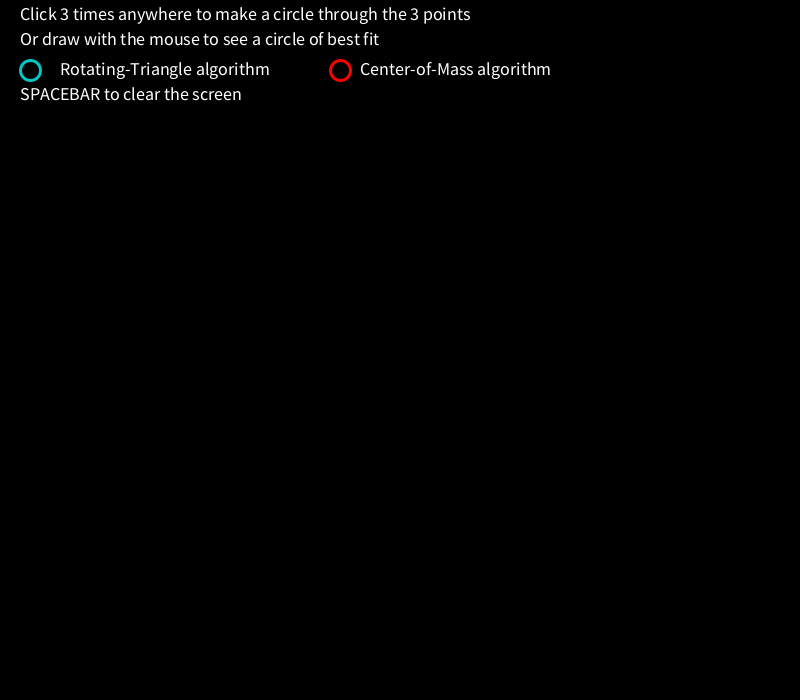
Frame 1 (no input)
Frame 60 (the mouse pressed at the canvas centre just before this capture): identical to frame 1, image omitted
Frame 120 (the mouse held since frame 60 and released just before this capture): identical to frame 1, image omitted

The Processing sketch that drew this single still picture (run headless with seeded random() and noise(); from frame 60 on, the mouse is pressed at the canvas centre):

// Processing sketch: Circle_Of_Best_Fit
// ── Circle_Of_Best_Fit.pde
/*
  THIS PROGRAM FITS A PERFECT CIRCLE TO A ROUGH, HAND-DRAWN CIRCLE MADE BY THE USER.
 THE USER CAN EITHER DRAG TO DRAW POINTS THAT THE CIRCLE SHOULD BE FITTED TO,
 OR CLICK 3 ISOLATED POINTS THAT THE FITTED CIRCLE WILL GO THROUGH.
 
 THE PROGRAM PROVIDES TWO ALGORITHMS FOR FITTING A CIRCLE:
 (1) THE ROTATED-TRIANGLE ALGORITHM
 (2) THE CENTER-OF-MASS ALGORITHM
 
 SEE THE Algorithms TAB FOR DETAILS
 */

//Try changing these
boolean showCircleFromAlgo1 = true;  //ROTATING-TRIANGLE ALGORITHM
boolean showCircleFromAlgo2 = true;  //CENTER-OF-MASS ALGORITHM
boolean showAveragedCircles = false;

//Other global variables
color RTcolor = color(0, 200, 200);
color CMcolor = color(255, 0, 0);
ArrayList<PVector> points = new ArrayList();  //THE USER'S DRAWN POINTS
int clickCount = 0;
PVector a, b, c;  //3 POINTS THE USER CLICKS TO DRAW A CIRCLE THROUGH


void setup() {
  noFill();
  size(800, 700);
  background(0);
  rectMode(CENTER);
  printInstructions();
}


void draw() {  //NOT NEEDED, AS NOTHING GETS DRAWN UNTIL THE USER DOES THINGS WITH THE MOUSE
}


void printInstructions() {
  textAlign(LEFT); fill(255); strokeWeight(1); textSize(18);
  text("Click 3 times anywhere to make a circle through the 3 points", 20, 20);
  text("Or draw with the mouse to see a circle of best fit", 20, 45);
  text("SPACEBAR to clear the screen", 20, 100);

  noFill(); strokeWeight(3); stroke(RTcolor);
  circle( 30, 70, 20);
  text( "Rotating-Triangle algorithm", 60, 75);

  strokeWeight(3); stroke(CMcolor);
  circle( 340, 70, 20);
  text("Center-of-Mass algorithm", 360, 75);
}

// ── Algorithms.pde
/* 
DETERMINES THE CENTER & RADIUS OF A CIRCLE THAT GOES THRU POINTS A, B, C
BY FINDING THE P.O.I. OF THE PERPEDICULAR BISECTORS OF SEGMENTS AB AND BC.
RETURNS AN ARRAY CONTAINING {xCenter, yCenter, radius}
*/
float[] findCircleThruThreePoints( PVector A, PVector B, PVector C ) {
    //SLOPES OF LINE SEGMENTS AB AND BC
    float s1 = (B.y-A.y)/(B.x-A.x);
    float s2 = (C.y-B.y)/(C.x-B.x);
    
    //IF EITHER SLOPE IS ZERO, THEN USE SEGMENT AC INSTEAD
    if( s1 == 0 ) 
      s1 = (C.y-A.y)/(C.x-A.x);  
      
    if( s2 == 0 )
      s2 = (C.y-A.y)/(C.x-A.x);
    
    //SLOPES OF THE PERPENDICULAR BISECTORS OF AB AND BC
    float p1 = -1/s1;
    float p2 = -1/s2;
    
    //MIDPOINTS OF AB AND BC
    PVector midAB = midpoint(A, B);
    PVector midBC = midpoint(B, C);
    
    float x1 = midAB.x;
    float y1 = midAB.y;
    float x2 = midBC.x;
    float y2 = midBC.y;
   
    //DETERMINING THE CENTER OF THE CIRCLE BY COMPUTING THE POINT-OF-INTERSECTION OF THE TWO PERPENDICULAR BISECTORS
    float xCenter = (y2 - y1 + p1*x1 - p2*x2) / (p1 - p2);  //Solution to the 2x2 system y - y1 = p1(x-x1) and y - y2 = p2(x-x2) for (x, y)
    float yCenter = p1*(xCenter - x1) + y1;                 //Subbing the above x-value into the first equation y = y1 + p1(x-x1)
    
    //CALCULATING THE RADIUS OF THE CIRCLE AS THE DIST BETWEEN THE CENTER AND POINT A. (COULD USE B OR C AS WELL.)
    float radius = dist( xCenter, yCenter, A.x, A.y);
    
    float[] circleData = {xCenter, yCenter, radius};
    return circleData;
 }
 
 
 /*
 ROTATING TRIANGLE ALGORITHM
 -----------------------------
 ESTIMATES A CIRCLE FROM USER-DRAWN POINTS BY REPEATEDLY SELECTING 3 POINTS AT A TIME FROM THE USER'S POINTS,
 THEN DETERMINING THE CIRCLE THAT GOES THROUGH THOSE 3 POINTS. 
 THEN IT AVERAGES THE CENTERS AND RADII OF THOSE CIRCLES.
 IT SELECTS TRIPLETS OF POINTS BY ROTATING THROUGH THE ARRAY OF POINTS AND PICKING 3 THAT ARE EQUALLY SPACED IN THE ARRAY.
 EXAMPLE FOR AN ARRAY OF 12 POINTS, P[0]...P[11] 
 TRIPLET 1: {P[0], P[4], P[8]}
 TRIPLET 2: {P[1], P[5], P[9]}
 TRIPLET 3: {P[2], P[6], P[10]}
 TRIPLET 4: {P[3], P[7], P[11]}
 */
void rotatingTriangleAlgorithm() {  
  int oneThirdOfN = points.size() / 3;
  float totalX=0, totalY=0, totalRadius=0;
  
  //For every triplet of points that are equally spaced from one another in the array...
  for(int i = 0; i < oneThirdOfN; i++) {  //i = index of 1st point in the triplet
    int j = i + oneThirdOfN;              //j = index of 2nd point
    int k = i + 2 * oneThirdOfN;          //k = index of 3rd point
    
    Circle circThru3Points = new Circle( points.get(i), points.get(j), points.get(k), color(220, 220, 220, 200) );
    
    if( showAveragedCircles ) circThru3Points.drawMe(1); //usually turned off
    
    totalX += circThru3Points.xCenter;
    totalY += circThru3Points.yCenter;
    totalRadius += circThru3Points.radius;
  }
  
  //Finding the average center and radius among the circles found in the for-loop above
  float avgX = totalX / oneThirdOfN;
  float avgY = totalY / oneThirdOfN;
  float avgRadius = totalRadius / oneThirdOfN;
  
  Circle fittedCircle = new Circle( avgX, avgY, avgRadius, RTcolor );
  
  fittedCircle.drawMe(5);
}


/* 
CENTER-OF-MASS ALGORITHM
SIMPLY TAKES THE AVERAGE X- AND Y-VALUES OF ALL USER-DRAWN POINTS AND CALLS THAT THE "CENTER" OF THE CIRCLE.
THEN IT AVERAGES THE DISTANCES FROM THAT ESTIMATED CENTER TO ALL THE USER'S POINTS AND CALLS THAT THE "RADIUS"
*/
void centerOfMassAlgorithm() { 
  float totalX=0, totalY=0, totalRadius=0;
  int n = points.size();
  
  for(PVector p : points) { 
    totalX += p.x;
    totalY += p.y;
  }
  
  PVector centerOfMass = new PVector( totalX/n, totalY/n) ;
  
  for(PVector p : points)  
    totalRadius += centerOfMass.dist( p );
    
  float avgRadius = totalRadius / n;
    
  Circle fittedCircle = new Circle( centerOfMass.x, centerOfMass.y, avgRadius, CMcolor );
  fittedCircle.drawMe(5);
}


PVector midpoint(PVector a, PVector b) {
  return new PVector((a.x+b.x)/2, (a.y+b.y)/2);
}

// ── Circle_class.pde
class Circle {
  //FIELDS
  float xCenter, yCenter, radius, diameter;
  color col;
  
  //CONSTRUCTOR 1 - TAKES 3 POINTS THAT THE CIRCLE SHOULD GO THROUGH
  Circle( PVector A, PVector B, PVector C, color col ) {
    this.col = col;
    
    float[] circleData = findCircleThruThreePoints(A, B, C);
    
    this.xCenter = circleData[0];
    this.yCenter = circleData[1];
    this.radius = circleData[2];
    this.diameter = 2 * circleData[2];
  }
  
  //CONSTRUCTOR 2 - TAKES A FIXED CENTER & RADIUS
  Circle( float xC, float yC, float r, color col){
    this.xCenter = xC;
    this.yCenter = yC;
    this.radius = r;
    this.diameter = 2*r;
    this.col = col;
  }
  
  
  //METHODS
  void drawMe(int strokeThickness ) {
    noFill();
    strokeWeight( strokeThickness ); 
    stroke(this.col);
    circle(this.xCenter, this.yCenter, this.diameter);
  }  
}

// ── Mouse_and_keyboard.pde
void mouseDragged() {
  clickCount = 0;
  fill(255); noStroke();
  points.add( new PVector(mouseX, mouseY) );
  square(mouseX, mouseY, 6);
}


void mouseReleased() {
  if( showCircleFromAlgo1 )
    rotatingTriangleAlgorithm();
    
  if( showCircleFromAlgo2 )
    centerOfMassAlgorithm();
  
  points.clear();
}


void mouseClicked() {
  redraw(); 
  fill(255); noStroke();
  square( mouseX, mouseY, 10);
  
  PVector clickedPoint = new PVector(mouseX, mouseY);
  
  //USER CLICKS THE 1ST POINT OF THE CIRCLE
  if( clickCount == 0 ) {
    a = clickedPoint;
    clickCount++;
  }
  
  //USER CLICKS THE 2ND POINT
  else if( clickCount == 1) {
    b = clickedPoint;
    clickCount++;
  }
  
  //USER CLICKS THE 3RD AND FINAL POINT
  else if( clickCount == 2 ) {
    c = clickedPoint;
    
    clickCount = 0;
    
    Circle k = new Circle(a, b, c, color(255, 255, 0)); //CREATES THE CIRCLE THAT PASSES THRU POINTS a, b, c
    k.drawMe(4);
  }
}


void keyPressed() {
  if(key == ' ') {     //SPACEBAR TO CLEAR THE SCREEN
    background(0);  
    printInstructions();
  }
}
